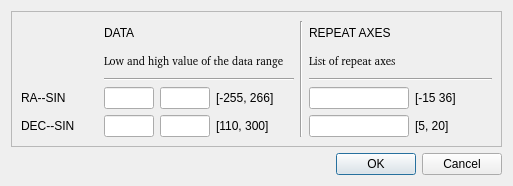
<?xml version="1.0" encoding="UTF-8"?>
<ui version="4.0">
 <class>Dialog</class>
 <widget class="QDialog" name="Dialog">
  <property name="geometry">
   <rect>
    <x>0</x>
    <y>0</y>
    <width>513</width>
    <height>186</height>
   </rect>
  </property>
  <property name="windowTitle">
   <string>Dialog</string>
  </property>
  <layout class="QVBoxLayout" name="verticalLayout">
   <item>
    <widget class="QFrame" name="frame">
     <property name="enabled">
      <bool>true</bool>
     </property>
     <property name="frameShape">
      <enum>QFrame::StyledPanel</enum>
     </property>
     <property name="frameShadow">
      <enum>QFrame::Raised</enum>
     </property>
     <layout class="QGridLayout" name="gridLayout">
      <item row="3" column="0">
       <widget class="QLabel" name="label">
        <property name="text">
         <string>RA--SIN</string>
        </property>
       </widget>
      </item>
      <item row="3" column="1">
       <widget class="QLineEdit" name="lineEdit">
        <property name="maximumSize">
         <size>
          <width>50</width>
          <height>16777215</height>
         </size>
        </property>
       </widget>
      </item>
      <item row="3" column="2">
       <widget class="QLineEdit" name="lineEdit_2">
        <property name="maximumSize">
         <size>
          <width>50</width>
          <height>16777215</height>
         </size>
        </property>
       </widget>
      </item>
      <item row="3" column="3">
       <widget class="QLabel" name="label_2">
        <property name="text">
         <string>[-255, 266]</string>
        </property>
       </widget>
      </item>
      <item row="0" column="5" rowspan="5">
       <widget class="Line" name="line">
        <property name="orientation">
         <enum>Qt::Vertical</enum>
        </property>
       </widget>
      </item>
      <item row="3" column="6">
       <widget class="QLineEdit" name="lineEdit_3">
        <property name="maximumSize">
         <size>
          <width>100</width>
          <height>16777215</height>
         </size>
        </property>
       </widget>
      </item>
      <item row="3" column="7">
       <widget class="QLabel" name="label_3">
        <property name="text">
         <string>[-15 36]</string>
        </property>
       </widget>
      </item>
      <item row="4" column="0">
       <widget class="QLabel" name="label_4">
        <property name="text">
         <string>DEC--SIN</string>
        </property>
       </widget>
      </item>
      <item row="4" column="1">
       <widget class="QLineEdit" name="lineEdit_4">
        <property name="maximumSize">
         <size>
          <width>50</width>
          <height>16777215</height>
         </size>
        </property>
       </widget>
      </item>
      <item row="4" column="2">
       <widget class="QLineEdit" name="lineEdit_5">
        <property name="maximumSize">
         <size>
          <width>50</width>
          <height>16777215</height>
         </size>
        </property>
       </widget>
      </item>
      <item row="4" column="3">
       <widget class="QLabel" name="label_5">
        <property name="text">
         <string>[110, 300]</string>
        </property>
       </widget>
      </item>
      <item row="4" column="6">
       <widget class="QLineEdit" name="lineEdit_6">
        <property name="maximumSize">
         <size>
          <width>100</width>
          <height>16777215</height>
         </size>
        </property>
       </widget>
      </item>
      <item row="4" column="7">
       <widget class="QLabel" name="label_6">
        <property name="text">
         <string>[5, 20]</string>
        </property>
       </widget>
      </item>
      <item row="0" column="1">
       <widget class="QLabel" name="label_7">
        <property name="text">
         <string>DATA</string>
        </property>
       </widget>
      </item>
      <item row="0" column="6" colspan="2">
       <widget class="QLabel" name="label_8">
        <property name="text">
         <string>REPEAT AXES</string>
        </property>
       </widget>
      </item>
      <item row="2" column="1" colspan="3">
       <widget class="Line" name="line_2">
        <property name="orientation">
         <enum>Qt::Horizontal</enum>
        </property>
       </widget>
      </item>
      <item row="2" column="6" colspan="2">
       <widget class="Line" name="line_3">
        <property name="orientation">
         <enum>Qt::Horizontal</enum>
        </property>
       </widget>
      </item>
      <item row="1" column="1" colspan="3">
       <widget class="QLabel" name="label_9">
        <property name="font">
         <font>
          <family>Bitstream Charter</family>
          <pointsize>8</pointsize>
         </font>
        </property>
        <property name="text">
         <string>Low and high value of the data range </string>
        </property>
       </widget>
      </item>
      <item row="1" column="6" colspan="2">
       <widget class="QLabel" name="label_10">
        <property name="font">
         <font>
          <family>Bitstream Charter</family>
          <pointsize>8</pointsize>
         </font>
        </property>
        <property name="text">
         <string>List of repeat axes</string>
        </property>
       </widget>
      </item>
     </layout>
    </widget>
   </item>
   <item>
    <widget class="QDialogButtonBox" name="buttonBox">
     <property name="orientation">
      <enum>Qt::Horizontal</enum>
     </property>
     <property name="standardButtons">
      <set>QDialogButtonBox::Cancel|QDialogButtonBox::Ok</set>
     </property>
    </widget>
   </item>
  </layout>
 </widget>
 <resources/>
 <connections>
  <connection>
   <sender>buttonBox</sender>
   <signal>accepted()</signal>
   <receiver>Dialog</receiver>
   <slot>accept()</slot>
   <hints>
    <hint type="sourcelabel">
     <x>248</x>
     <y>254</y>
    </hint>
    <hint type="destinationlabel">
     <x>157</x>
     <y>274</y>
    </hint>
   </hints>
  </connection>
  <connection>
   <sender>buttonBox</sender>
   <signal>rejected()</signal>
   <receiver>Dialog</receiver>
   <slot>reject()</slot>
   <hints>
    <hint type="sourcelabel">
     <x>316</x>
     <y>260</y>
    </hint>
    <hint type="destinationlabel">
     <x>286</x>
     <y>274</y>
    </hint>
   </hints>
  </connection>
 </connections>
</ui>
